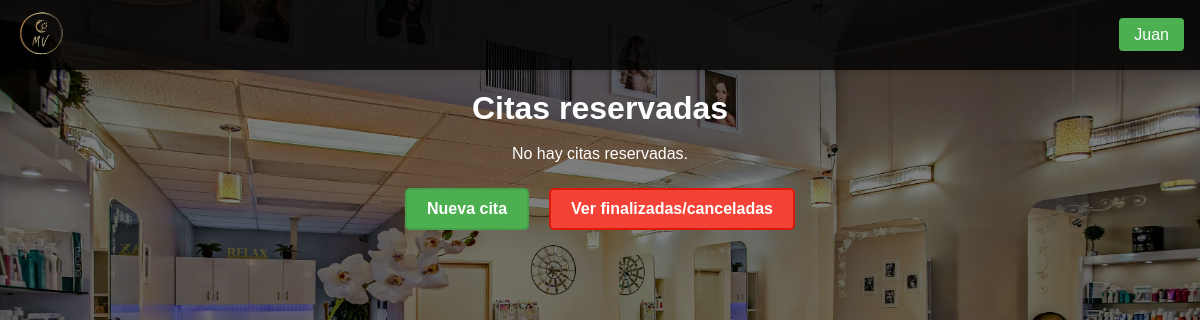
The page /paginas/citas.php (signed in) on the database as committed earlier.
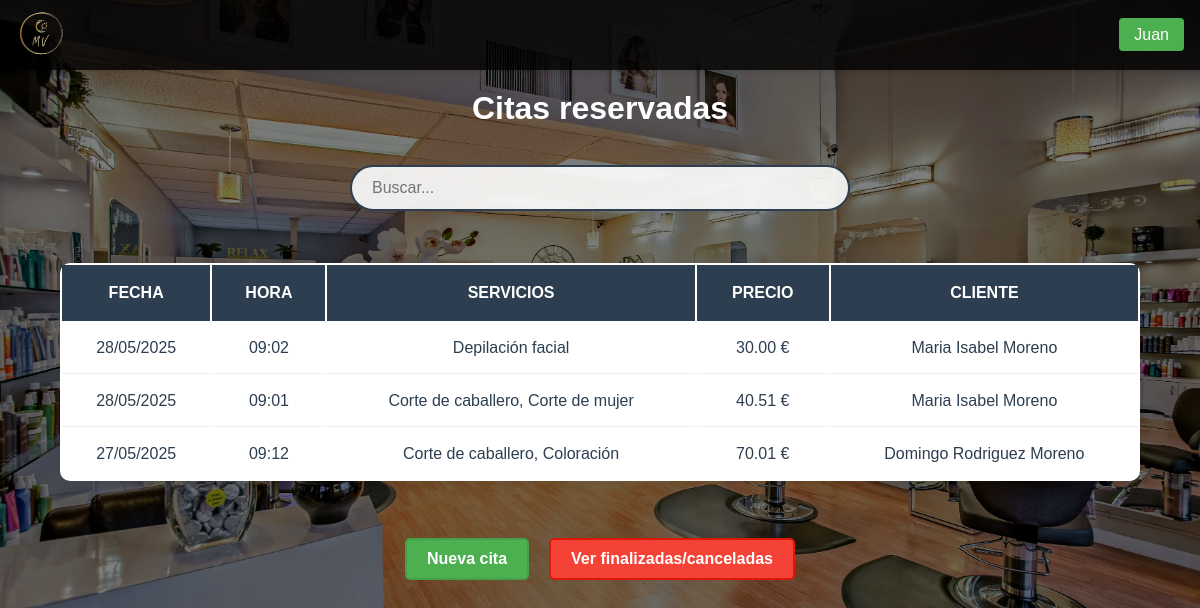
The same page on the database as committed later.
### tables this page shows
CREATE TABLE `citas` (
  `id_cita` int NOT NULL AUTO_INCREMENT,
  `id_cliente` int DEFAULT NULL,
  `fecha_cita` date NOT NULL,
  `hora_inicio` time NOT NULL,
  `hora_fin` time DEFAULT NULL,
  `estado` enum('reservada','cancelada','finalizada') NOT NULL,
  `duracion_total` int NOT NULL,
  `precio_final` decimal(10,2) DEFAULT NULL,
  PRIMARY KEY (`id_cita`),
  KEY `id_cliente` (`id_cliente`),
  KEY `idx_fecha_cita` (`fecha_cita`),
  CONSTRAINT `citas_ibfk_1` FOREIGN KEY (`id_cliente`) REFERENCES `clientes` (`id_cliente`)
);

### funcionalidades/verificar_admin.php (called while the page is built, shortened)
<?php
function esAdministrador($conn) {
    try {
        $stmt = $conn->prepare("SELECT es_admin FROM empleados WHERE dni = :dni AND activo = 1");
        $stmt->execute([':dni' => $_SESSION['dni']]);
        return ($stmt->fetch(PDO::FETCH_COLUMN) == 1);
    } catch (PDOException $e) {
        error_log("Error verificando admin: " . $e->getMessage());
        return false;
    }
}

### paginas/citas.php (the view, shortened to what this page needs)
<!DOCTYPE html>
<html lang="es">
<head>
    <link rel="stylesheet" href="/TFGPeluqueria/css/styles.css">
</head>
<body>
    <?php
        require_once $_SERVER['DOCUMENT_ROOT'] . '/TFGPeluqueria/funcionalidades/conexion.php';
        require_once $_SERVER['DOCUMENT_ROOT'] . '/TFGPeluqueria/funcionalidades/verificar_admin.php';
        include $_SERVER['DOCUMENT_ROOT'] . '/TFGPeluqueria/plantillas/navbar.php';
        $esAdmin = esAdministrador($conn);
        $filtro = $_GET['filtro'] ?? 'reservadas';
        $condicionEstado = ($filtro === 'reservadas')
            ? "c.estado = 'reservada'"
            : "c.estado IN ('finalizada', 'cancelada')";
        $citas = [];
        try {
            $stmt = $conn->prepare("
                SELECT c.id_cita, c.fecha_cita, c.hora_inicio, c.estado,
                    c.precio_final,
                    GROUP_CONCAT(s.nombre_servicio SEPARATOR ', ') AS servicios,
                    CONCAT(cli.nombre, ' ', cli.apellidos) AS cliente
                FROM citas c
                JOIN clientes cli ON c.id_cliente = cli.id_cliente
                JOIN citas_servicios cs ON c.id_cita = cs.id_cita
                JOIN servicios s ON cs.id_servicio = s.id_servicio
            WHERE $condicionEstado
                GROUP BY c.id_cita
                ORDER BY c.fecha_cita DESC, c.hora_inicio DESC
            ");
            $stmt->execute();
            $citas = $stmt->fetchAll(PDO::FETCH_ASSOC);
        } catch (PDOException $e) {
            echo "Error al obtener citas: " . $e->getMessage();
        }
    ?>
    <div class="contenedor-principal">
        <h1>Citas <?= $filtro === 'reservadas' ? 'reservadas' : 'finalizadas o canceladas' ?></h1>
        <br>
        <?php if (empty($citas)): ?>
                <p>No hay citas <?= $filtro === 'reservadas' ? 'reservadas' : 'finalizadas o canceladas' ?>.</p>
        <?php else: ?>
	    <div class="contenedor-busqueda">
                <input type="text" id="buscador-general" class="buscador-general input-busqueda"  placeholder="Buscar..." data-tabla=".tabla-scroll .tabla-citas">
	    </div>
	    <div class="tabla-scroll">
            <table class="tabla-citas">
                <thead>
                    <tr>
                        <th>Fecha</th>
                        <th>Hora</th>
                        <th>Servicios</th>
                        <th>Precio</th>
                        <th>Cliente</th>
		            </tr>
                </thead>
                <tbody>
                    <?php foreach ($citas as $cita): ?>
                        <tr onclick="window.location='/TFGPeluqueria/paginas/datos_cita.php?id_cita=<?= $cita['id_cita'] ?>'" style="cursor: pointer;">
                            <td><?= date('d/m/Y', strtotime($cita['fecha_cita'])) ?></td>
                            <td><?= date('H:i', strtotime($cita['hora_inicio'])) ?></td>
                            <td><?= $cita['servicios'] ?></td>
                            <td><?= number_format($cita['precio_final'], 2) ?> €</td>
                            <td><?= $cita['cliente'] ?></td>
                        </tr>
                    <?php endforeach; ?>
                </tbody>
            </table>
	    </div>
        <?php endif; ?>
        <div class="contenedor-botones">
            <?php if ($esAdmin): ?>
                <a href="/TFGPeluqueria/paginas/seleccionar_cliente.php" class="boton-alta">Nueva cita</a>
                <a href="citas.php?filtro=<?= $filtro === 'reservadas' ? 'finalizadas' : 'reservadas' ?>"
                class="boton-baja">
                    <?= $filtro === 'reservadas' ? 'Ver finalizadas/canceladas' : 'Ver reservadas' ?>
                </a>
            <?php endif; ?>
        </div>
    </div>
</body>
</html>

### plantillas/navbar.php (shortened to what this page needs)
<nav class="navbar">
    <a href="/TFGPeluqueria/index.php" class="logo">
        <img src="/TFGPeluqueria/imagenes/Logo2.png" alt="Logo Peluquería" width = 50px>
    </a>
    <div class="nav-links">
        <?php if(isset($_SESSION['tipo_usuario'])): ?>
            <a href="/TFGPeluqueria/paginas/panel_<?= $_SESSION['tipo_usuario'] ?>.php" class="profile-btn">
                <?= htmlspecialchars($_SESSION['nombre']) ?>
            </a>
        <?php else: ?>
            <button class="login-btn" onclick="mostrarLogin()">Login/Registro</button>
        <?php endif; ?>
    </div>
</nav>

### css/styles.css (style rules this page uses)
* { margin: 0; padding: 0; box-sizing: border-box; font-family: 'Arial', sans-serif; }
:root { --color-primario: #2c3e50; --color-secundario: #e67e22; --fondo-beige: #FFF8DC; --tabla-dorado: #20d4da; --color-desplegables: rgba(25, 121, 230, 0.459); }
html, body { background-color: #000; color: white; }
body { min-height: 100vh; position: relative; margin: 0; padding: 0; }
body::before { content: ""; position: absolute; top: 0; left: 0; width: 100%; height: 100%; background: linear-gradient(rgba(0, 0, 0, 0.5), rgba(0, 0, 0, 0.5)), url('/TFGPeluqueria/imagenes/Fondo.webp') center/cover; background-attachment: scroll; }
.navbar { position: fixed; top: 0; width: 100%; background: rgba(0, 0, 0, 0.8); padding: 0.5rem 1rem; display: flex; justify-content: space-between; align-items: center; z-index: 1000; box-shadow: 0 2px 5px rgba(0, 0, 0, 0.1); transition: background 0.3s ease; }
.nav-links a { text-decoration: none; color: white; font-weight: 500; transition: color 0.3s ease; }
.profile-btn { padding: 8px 15px; background: #4CAF50; color: white; border: none; border-radius: 4px; cursor: pointer; text-decoration: none; }
.contenedor-principal, .registros-container { padding-top: 90px; position: relative; color: white; min-height: 100vh; display: flex; flex-direction: column; justify-content: flex-start; align-items: center; text-align: center; }
.tabla-citas { width: 90%; margin: 2rem auto; background: white; border-radius: 10px; box-shadow: 0 2px 15px rgba(0, 0, 0, 0.1); overflow: hidden; overflow-x: auto; }
.tabla-citas th { background-color: var(--color-primario); color: white; padding: 1.2rem; text-align: center; font-weight: 600; text-transform: uppercase; }
.tabla-citas td { padding: 1rem; border-bottom: 1px solid #eeeeee; color: var(--color-primario); }
.tabla-citas tr:last-child td { border-bottom: none; }
.tabla-scroll { width: 100%; overflow-x: auto; }
.contenedor-busqueda { margin: 20px 0; width: 90%; max-width: 500px; }
.input-busqueda { width: 100%; padding: 12px 20px; border: 2px solid var(--color-primario); border-radius: 25px; font-size: 16px; background: rgba(255, 255, 255, 0.9); transition: all 0.3s ease; }
.boton-alta { background-color: #4CAF50; border: 2px solid #45a049; }
.contenedor-botones { display: flex; gap: 10px; margin: 15px 0; }
.boton-alta, .boton-baja { display: inline-block; padding: 10px 20px; border-radius: 5px; text-decoration: none; color: white; font-weight: bold; transition: background-color 0.3s ease; margin: 10px 5px; }
.boton-baja { background-color: #f44336; border: 2px solid #da190b; }

Rows that differ between the two databases and show on the page:
added citas: fecha_cita "28/05/2025", hora_inicio "09:02", servicios "Depilación facial", precio_final "30.00", cliente "Maria Isabel Moreno"
added citas: fecha_cita "28/05/2025", hora_inicio "09:01", servicios "Corte de caballero, Corte de mujer", precio_final "40.51", cliente "Maria Isabel Moreno"
added citas: fecha_cita "27/05/2025", hora_inicio "09:12", servicios "Corte de caballero, Coloración", precio_final "70.01", cliente "Domingo Rodriguez Moreno"
Other text that changed with them:
text no longer shown: "No hay citas reservadas ."
text now shown: "FECHA HORA SERVICIOS PRECIO CLIENTE"
